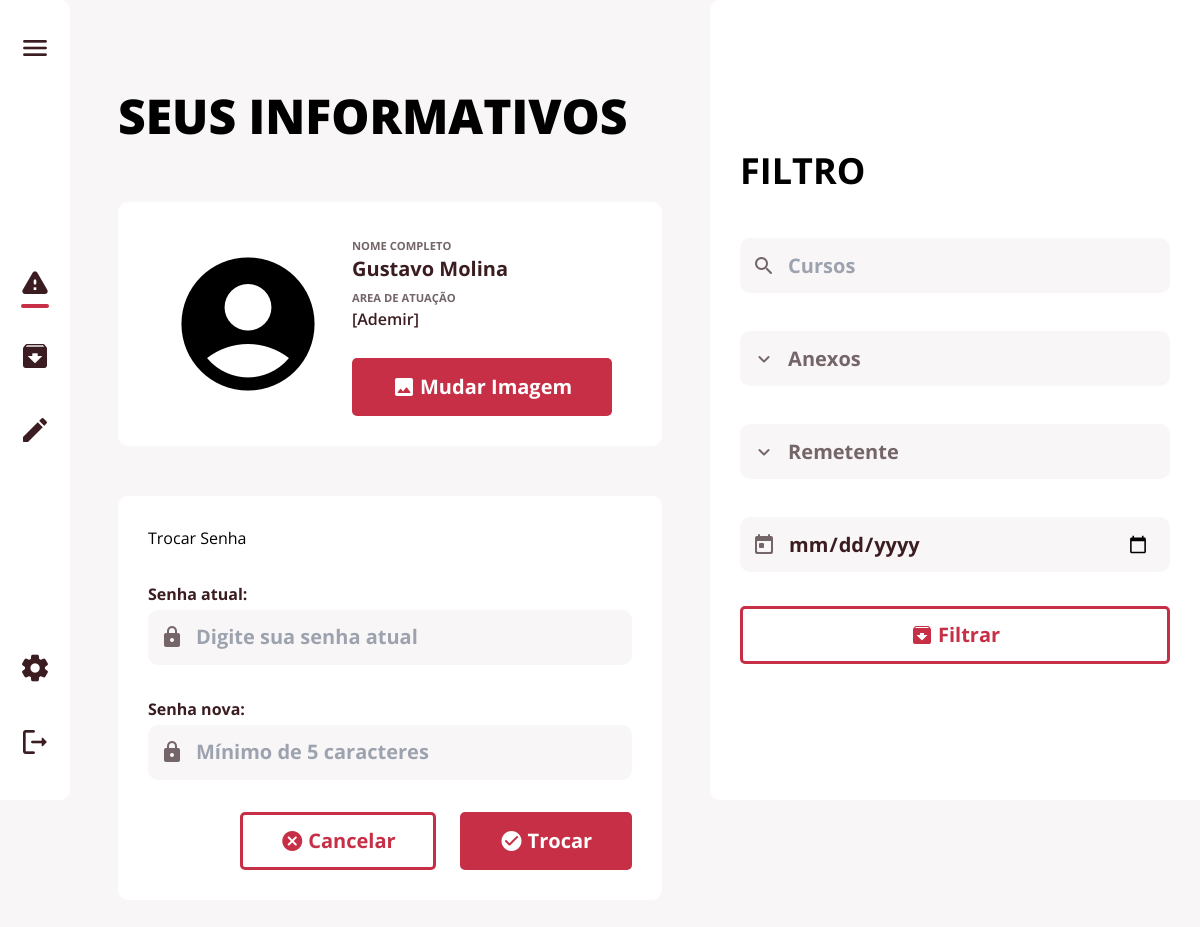
/config (signed in), run on an earlier commit of the app's database.
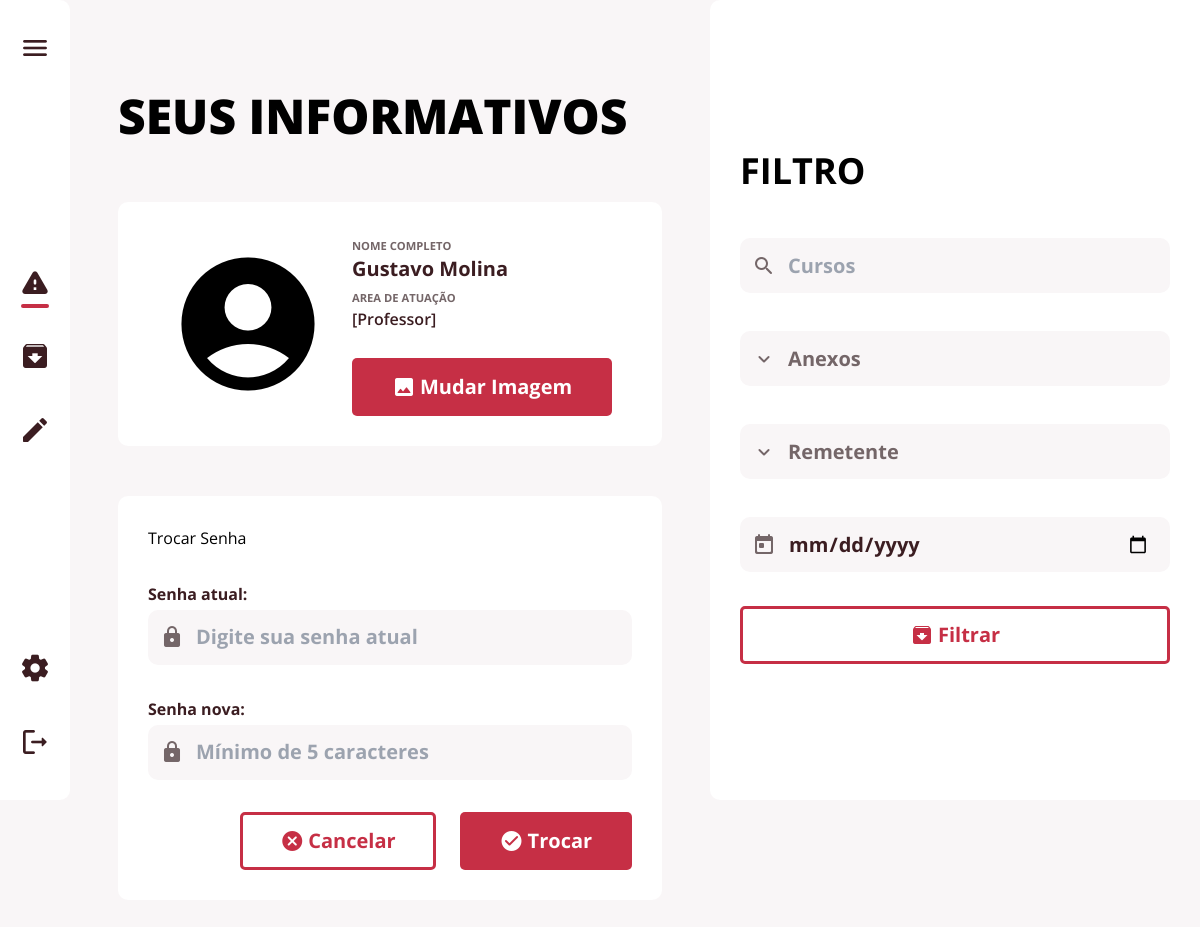
And on a later commit of the database.
### app/database/models.py (models this page shows, shortened)
class User(db.Model, UserMixin):
    __tablename__ = "user"
    id = db.Column(db.Integer, primary_key=True, autoincrement=True)
    nome = db.Column(db.String(150), nullable=False)
    cpf = db.Column(db.Integer, unique=True, nullable=False)  # Mudar Depois
    email = db.Column(db.String(150), unique=True, nullable=False)
    senha = db.Column(db.String(150), nullable=False)
    postagem = db.relationship('Postagem')
    arquivado = db.relationship('Arquivadas', backref='user')
    papeis = db.relationship('Papel',
                             secondary=user_papel_tabela,
                             back_populates='user')
    confirmado = db.Column(db.Integer, nullable=True, default=0)  # adicionado
    cursos = db.relationship('Curso',
                             secondary=curso_user_tabela,
                             back_populates='user')

class Papel(db.Model):
    __tablename__ = "papel"
    id = db.Column(db.Integer, primary_key=True, autoincrement=True)
    nome = db.Column(db.String(150), unique=True, nullable=False)
    pode_editar = db.Column(db.Boolean, default=0)
    admin = db.Column(db.Boolean, default=0)
    postagem = db.relationship('Postagem',
                               secondary=postagem_papel_tabela,
                               back_populates='destinatario')
    user = db.relationship('User',
                           secondary=user_papel_tabela,
                           back_populates='papeis')
    def __repr__(self):
        return self.nome

### app/view.py (the view)
@ routes.route('/config')
@ login_required
def config():
    return render_template('config.html', user=user, user_edit=user_edit())

### app/view.py (called while the page is built)
def user_edit():
    user_edit = db.session.query(Papel.pode_editar).join(
        Papel.user).filter(User.id == user.id).all()
    for edit in user_edit:
        if edit:
            user_edit = edit[0]
        break
    return user_edit

### app/templates/config.html (shortened to what this page needs)
{% extends 'base.html' %}
{% block head %}
<link rel="stylesheet" href="{{url_for('static', filename='style/config.css')}}">
{% endblock %}
{% block main_text %}SEUS INFORMATIVOS{% endblock %}
{% block main %}
<div class="card-box card-box-profile">
    <span class="card-img material-icons-round extra-big-icon">account_circle</span>
    <div class="card-div-right">
        <div class="texts">
            <h4>NOME COMPLETO</h4>
            <h2>{{ user.nome }}</h2>
            <h4>AREA DE ATUAÇÃO</h4>
            <p>{{ user.papeis }}</p>
        </div>
        <button class="btn btn-full">
            <span class="material-icons-round">image</span>
            <p>Mudar Imagem</p>
        </button>
    </div>
</div>
<div class="card-box card-box-password">
    <div class="text-password">
        <h2>Trocar Senha</h2>
        <p>Senha atual:</p>
        <div class="input-wrapper small-input">
            <input type="password" name="senha" placeholder="Digite sua senha atual">
        </div>
        <p>Senha nova:</p>
        <div class="input-wrapper small-input">
            <input type="password" name="senha" placeholder="Mínimo de 5 caracteres">
        </div>
    </div>
    <div class="button-password">
        <button class="btn btn-empty">
            <span class="material-icons-round">cancel</span>
            <p>Cancelar</p>
        </button>
        <button class="btn btn-full">
            <span class="material-icons-round">check_circle</span>
            <p>Trocar</p>
        </button>
    </div>
</div>
{% endblock %}

### app/templates/base.html (shortened to what this page needs)
{% from '_modal_lermais.html' import modal_lermais %}
<!DOCTYPE html>
<html lang="en">
<head>
  <link rel="stylesheet" href="https://cdnjs.cloudflare.com/ajax/libs/chosen/1.8.7/chosen.min.css">
  <link href="https://unpkg.com/tailwindcss@^2/dist/tailwind.min.css" rel="stylesheet">
  <link rel="stylesheet" href="{{url_for('static', filename='style/base.css')}}">
  {% block head %}{% endblock %}
</head>
<body>
  <div class="menu-wrapper">
    <div class="flex-nowrap">
      <nav class="main-nav resp-nav">
        <div class="main-nav-items top-items">
          <button class="hamburger-menu">
            <span class="material-icons-round medium-icon ">menu</span>
          </button>
        </div>
        <div class="main-nav-items middle-items">
          <a href="/">
            <span class="material-icons-round medium-icon">warning</span>
            <div class="selection-bar is-selected"></div>
          </a>
          <a href="/arquivos">
            <span class="material-icons-round medium-icon">archive</span>
          </a>
          {% if user_edit %}
          <a href="/editar">
            <span class="material-icons-round medium-icon">edit</span>
          </a>
          {% endif %}
        </div>
        <div class="main-nav-items bottom-items">
          <a href="/config">
            <span class="material-icons-round medium-icon">settings</span>
          </a>
          <a href="/logout">
            <span class="material-icons-round medium-icon">logout</span>
          </a>
        </div>
      </nav>
      <div class="middle-box">
        <div class="middle-box-wrapper">
          <main class="base-main">
            <div class="main-text">{% block main_text %}INFORMATIVOS{% endblock %}</div>
            {% block main %}
            {% endblock %}
          </main>
        </div>
      </div>
      <div class="right-menu" id="filtro">
        <div class="filter-section">
          <div class='flex justify-between'>
            <h2 class="section-title filter-title">FILTRO</h2>
          </div>
          <form action="" method="Post">
            {% if user_edit %}
            <div class="input-wrapper small-input">
              <input type="search" name="cursos" placeholder="Cursos">
            </div>
            {% endif %}
            <div class="input-wrapper small-input">
              <select name="anexos" id="anexos">
                <option value="" disabled selected>Anexos</option>
              </select>
            </div>
            {% block remetente %}
            <div class="input-wrapper small-input">
              <select name="remetente" id="remetente">
                <option value="" disabled selected>Remetente</option>
              </select>
            </div>
            {% endblock %}
            <div class="input-wrapper small-input">
              <input type="date" name="data" placeholder="Dia/Mes/Ano">
            </div>
            <button class="btn btn-empty" style="justify-content: center;" value="Filtrar">
              <span class="material-icons-round">archive</span>
              <p>Filtrar</p>
            </button>
          </form>
        </div>
      </div>
    </div>
  </div>
</body>
</html>

### app/static/style/config.css (style rules this page uses)
.card-box-profile, .card-box-password { max-width: 675px; margin-top: 50px; }
.card-box-profile { display: flex; align-items: center; justify-content: center; padding: 30px 50px; gap: 1.5em; }
.card-img { float: left; font-size: var(--extra-big-icon); }
.card-div-right { display: flex; flex-direction: column; gap: 1.7em; }
.texts p { font-size: var(--p-font-size); color: var(--primary-text-color); font-weight: var(--semi-bold); white-space: nowrap; }
.texts h2 { font-size: var(--h3-font-size); color: var(--primary-text-color); font-weight: var(--bold); text-transform: capitalize; }
.texts h4 { margin-top: 0.5em; font-size: var(--h4-font-size); color: var(--secondary-text-color); font-weight: var(--bold); white-space: nowrap; }
.text-password p { margin-top: 2em; font-size: var(--p-font-size); color: var(--primary-text-color); font-weight: var(--bold); }
.button-password { display: flex; gap:1.5em; margin-top: 2em; align-items: center; justify-content: flex-end; }
@media screen and (max-width: 1200px) { .card-box-profile { justify-content: space-around; } }

What changed in the data, as far as the page shows it:
no longer on this page (row unchanged): Papel: papeis "[Ademir]"
added Papel: papeis "[Professor]"
